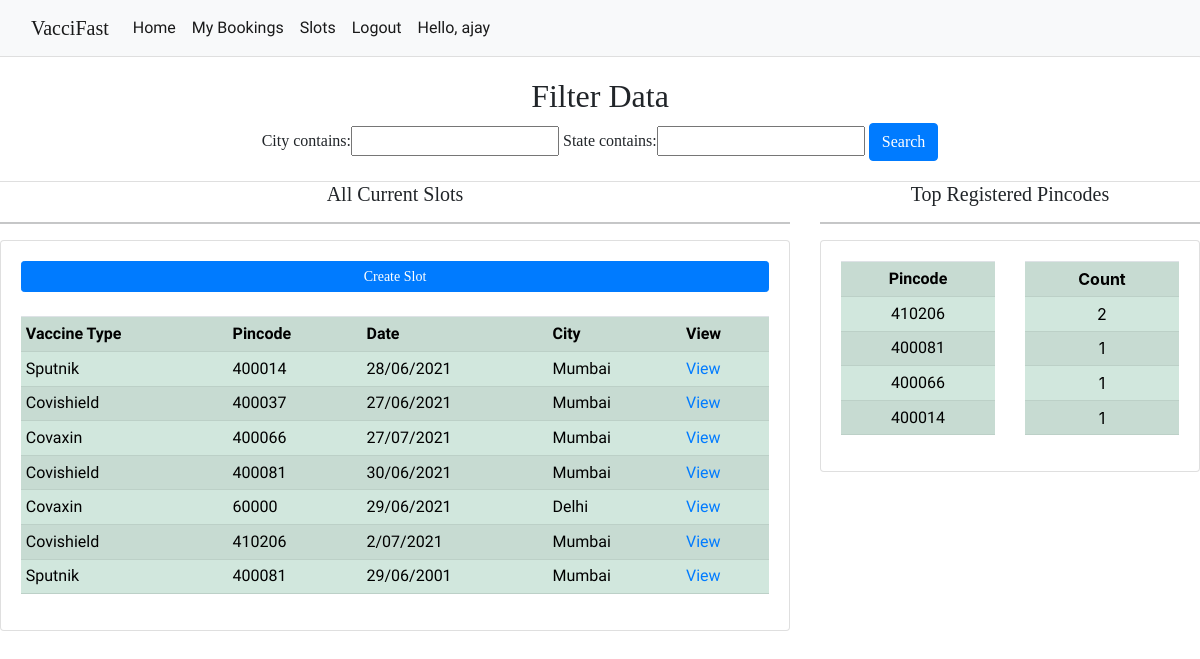
/adminViewPincode (signed in), run on an earlier commit of the app's database.
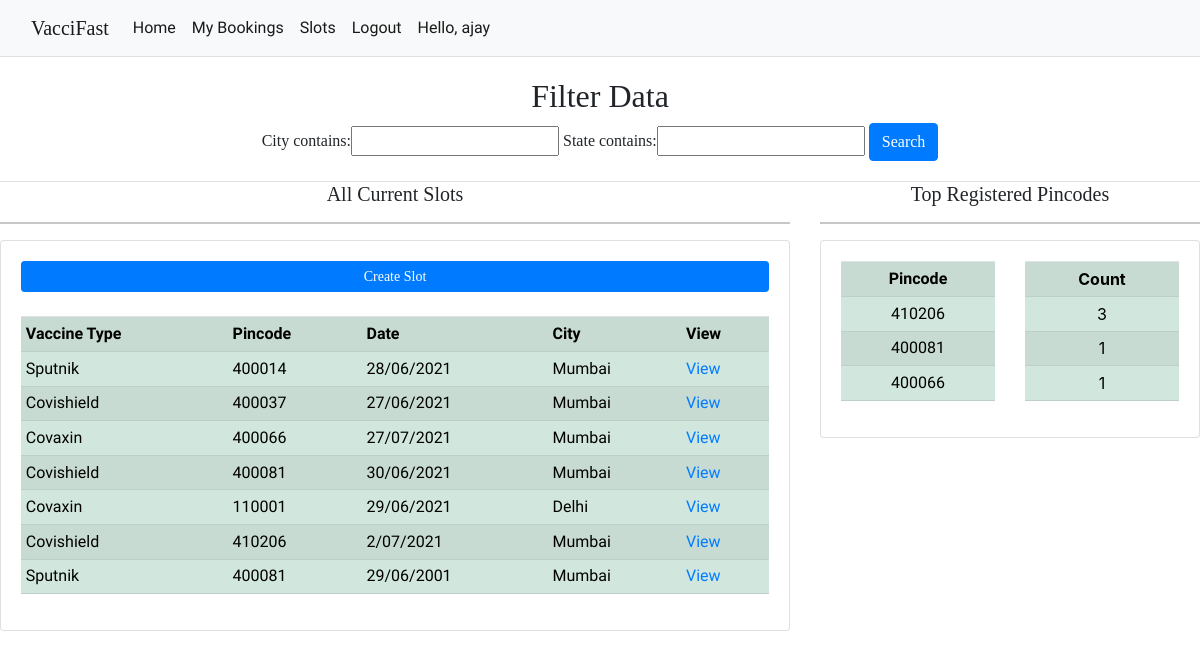
And on a later commit of the database.
### vacciapp/models.py (models this page shows, shortened)
class Slot(models.Model):
    vtype = models.CharField(max_length=200,null=True)
    date = models.CharField(max_length=200,null=True)
    address = models.CharField(max_length=200,null=True)
    city = models.CharField(max_length=200,null=True)
    state = models.CharField(max_length=200,null=True)
    pincode = models.CharField(max_length=200,null=True)
    addMap = models.CharField(max_length=200,null=True)
    date_created = models.DateTimeField(auto_now_add=True,null=True)
    count = models.IntegerField(null=True)
    status = models.CharField(max_length=200,null=True,choices=STATUS,default="Pending")

### vacciapp/views.py (the view)
# urls.py: path('adminViewPincode',views.adminViewPincode,name='adminViewPincode'),
@login_required(login_url='login')
def adminViewPincode(request ):
    customers = Customer.objects.all()
    myPincodeFilter = PincodeFilter(request.GET,queryset=customers)
    customers = myPincodeFilter.qs
    pincodes = customers.values('pincode')
    pins = []
    count = []
    pincd = []
    for i in pincodes:
        pins.append(i.get('pincode'))
    done = []
    pin_dict = dict()
    for j in pins:
        if j in done:
            continue
        else:
            occ = pins.count(j)
            pin_dict[f'{j}'] = occ
    pin_sort = sorted(pin_dict.items(),key=lambda x: x[1], reverse=True)
    pincd = []
    count = []
    for k in pin_sort:
        pincd.append(k[0])
        count.append(k[1])
    slots = Slot.objects.all().order_by('-date_created')
    mySlotFilter = SlotFilter(request.GET,queryset=slots)
    slots = mySlotFilter.qs
    context = {
        'customers' : customers,
        'pincd' : pincd,
        'count' : count,
        'slots' : slots,
        'mySlotFilter' : mySlotFilter,
        'myPincodeFilter' : myPincodeFilter,
    }
    return render(request,'vacciapp/adminViewPincode.html',context)

### templates/vacciapp/adminViewPincode.html
{% extends 'base.html' %}
{% block body %}
<div class="row">
<center>
 <div class="card card-body" style="font-family: 'Vollkorn', serif;">
 <h2>Filter Data</h2>
            <form method="get">
            {{myPincodeFilter.form}}
            <button class="btn btn-primary" type="submit">Search</button>
            </form>
</div>
    </center>
    <div class="col-md-8">
    <center><h5 style="font-family: 'Vollkorn', serif;" >All Current Slots</h5></center>
        <hr>
        <div class="card card-body">
            <a class="btn btn-primary btn-sm btn-block" href="{% url 'adminCreateSlot' %}" style="font-family: 'Vollkorn', serif;">Create Slot</a>
            <br>
            <table class="table table-sm table-success table-striped" style="font-family: 'Domine', serif;" >
                <tr>
                    <th>Vaccine Type</th>
                    <th>Pincode</th>
                    <th>Date</th>
                    <th>City</th>
                    <th>View</th>
                </tr>
                {% for slot in slots %}
                <tr>
                <td>{{slot.vtype}}</td>
                <td>{{slot.pincode}}</td>
                <td>{{slot.date}}</td>
               <td>{{slot.city}}</td>
                <td><a href="{% url 'selectSlot' slot.id %}">View</a></td>
                </tr>
                {% endfor %}
            </table>
        </div>
    </div>
    <div class="col-md-4">
    <center><h5 style="font-family: 'Vollkorn', serif;" >Top Registered Pincodes</h5></center>
        <hr>
        <div class="card card-body">
            <div class='row'>
            <div class="col-md-6">
            <table class="table table-sm md-6 table-success table-striped" style="font-family: 'Domine', serif;">
                <tr>
                    <th><center>Pincode</center></th>
                </tr>
                {% for p in pincd %}
                <tr>
                <td><center>{{p}}</center></td>
                </tr>
                {% endfor %}
            </table>
            </div>
            <div class="col-md-6">
            <table class="table table-sm md-6 table-success table-striped">
                <tr>
                      <th><center>Count</center></th>
                </tr>
                {% for c in count %}
                <tr>
                <td><center>{{c}}</center></td>
                </tr>
                {% endfor %}
            </table>
             </div>
            </div>
        </div>
    </div>
</div>
{% endblock body %}

What changed in the data, as far as the page shows it:
changed Slot "Delhi": pincode "60000" → "110001"
Also different on the page:
new list line: "3"
list line gone: "400014"
list line gone: "2"
list line gone: "1"
